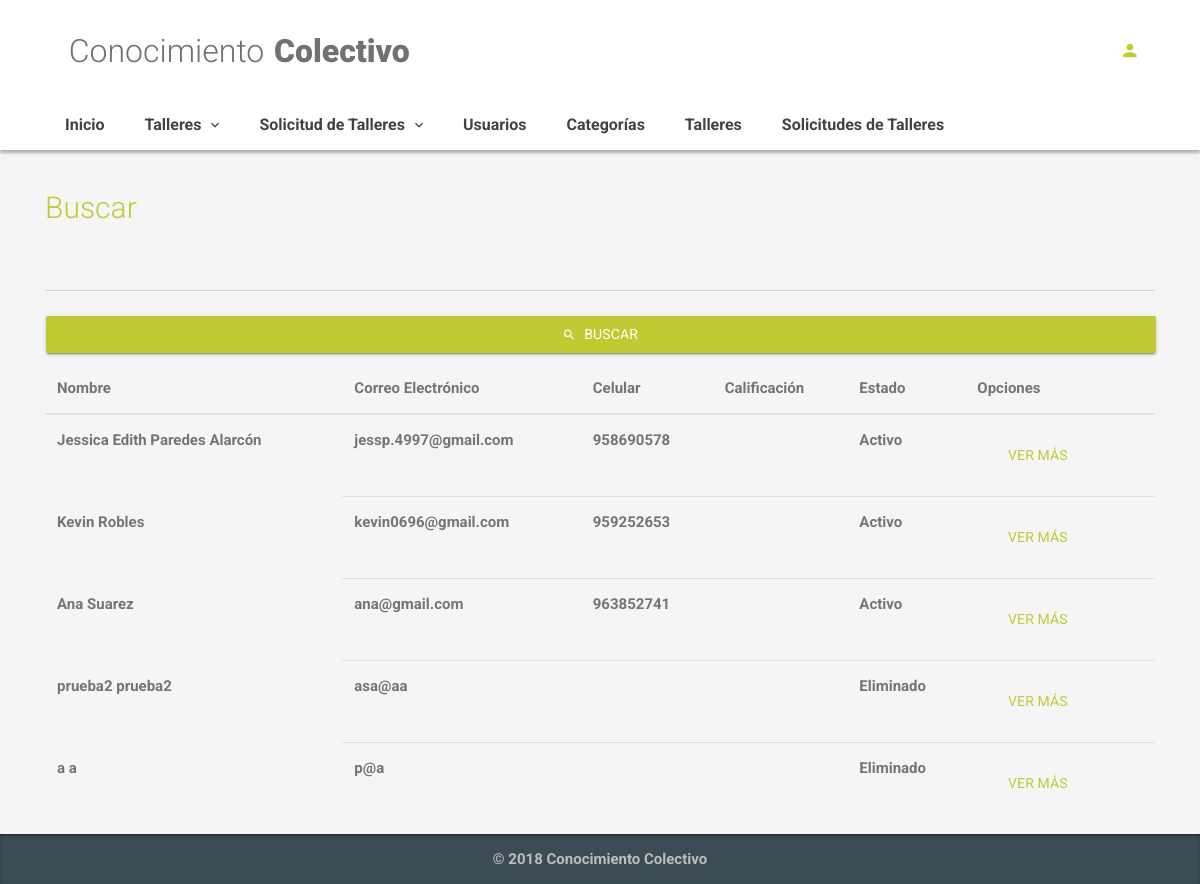
Page /index.php/admin on the earlier database version.
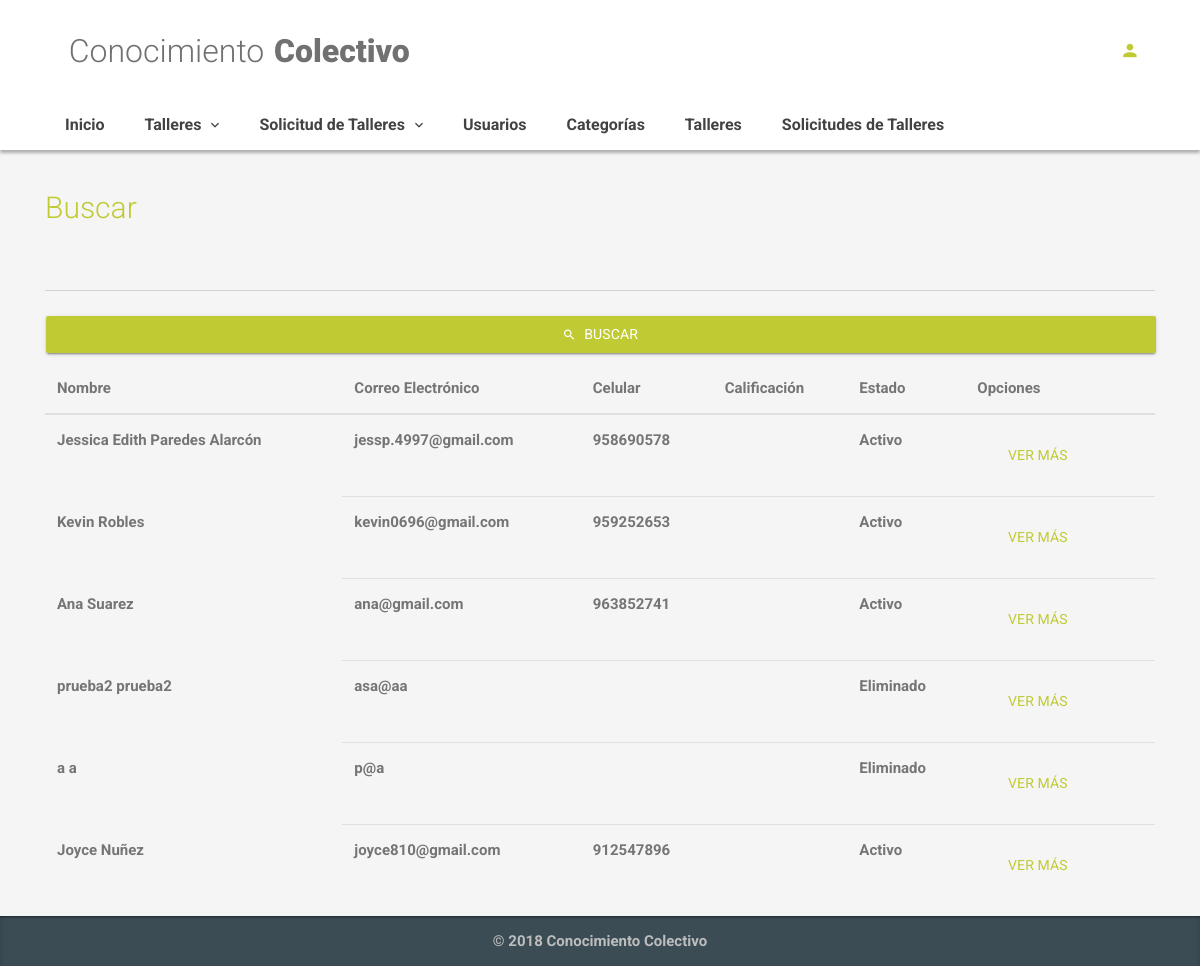
Same page on the later database version.
### tables this page shows
CREATE TABLE `users` (
  `id` int(11) NOT NULL AUTO_INCREMENT,
  `name` varchar(20) NOT NULL,
  `last_name` varchar(20) NOT NULL,
  `email` varchar(30) NOT NULL,
  `password` varchar(20) NOT NULL,
  `cell_phone` varchar(9) NOT NULL,
  `date_birth` date DEFAULT NULL,
  `description` varchar(100) DEFAULT NULL,
  `created_date` timestamp NOT NULL DEFAULT CURRENT_TIMESTAMP ON UPDATE CURRENT_TIMESTAMP,
  `gender` enum('Femenino','Masculino') NOT NULL,
  `removed` enum('Activo','Eliminado') NOT NULL,
  PRIMARY KEY (`id`)
);

### application/controllers/Admin.php (called while the page is built, shortened)
<?php
class Admin extends CI_Controller {
    public function __construct() {
		$this->load->model('admin_model');
	}
	public function index(){
		$q = $this->input->get('q');
		if(!empty($q)){
			$u_list = $this->admin_model->search_users_by_name($q);
		}else{
			$u_list = $this->admin_model->show_all_users();
		};
		$dataView=[
			'page'=>'admin/users/list',
			'lista_u'=> $u_list
		];
		$this->load->view('template/basic',$dataView);
	}
}

### index.php (called while the page is built, shortened)
<?php
require_once BASEPATH.'core/CodeIgniter.php';

### application/models/Admin_model.php (called while the page is built, shortened)
<?php
class Admin_model extends CI_Model {
  public function show_all_users(){
        $sql = "SELECT
                id,
                name,
                last_name,
                email,
                cell_phone,
                DATE_FORMAT(date_birth,'%d-%m-%Y') AS date_birth,
                description,
                gender,
                removed
              FROM
                users";
        $query = $this->db->query($sql);
        return $query->result_array();
  }
}

### application/views/admin/users/list.php (the view)
<div class="container">
    <form>
    <h2 class="color-primary">Buscar</h2>
    <div class="form-group">
      <input type="text" name="q" class="form-control"> </div>
      <button type="submit" class="btn btn-primary btn-raised btn-block">
        <i class="zmdi zmdi-search"></i>Buscar</button>
      </form>
    <table class="table">
  <thead>
    <tr>
      <th>Nombre</th>
      <th>Correo Electrónico</th>
      <th>Celular</th>
      <th>Calificación</th>
      <th>Estado</th>
      <th>Opciones</th>
    </tr>
  </thead>
  <tbody>
    <?php foreach($lista_u as $rows){?>
    <tr>
      <th><?php echo $rows['name']?> <?php echo $rows['last_name']?></th>
      <td><?php echo $rows['email']?></td>
      <td><?php echo $rows['cell_phone']?></td>
      <td></td>
      <td><?php echo $rows['removed']?></td>
      <td><a href="<?php echo site_url('admin/show_profile/' .$rows['id'])?>" class="btn btn-primary">Ver más</a></td>
    </tr>
    <?php }?>
  </tbody>
</table>
</div>

### application/views/template/basic.php (shortened to what this page needs)
<!DOCTYPE html>
<html lang="es">
  <head>
    <link rel="stylesheet" href="/assets/css/plugins.min.css">
    <link rel="stylesheet" href="/assets/css/style.lime-600.min.css">
  </head>
  <body>
    <div class="ms-site-container">
      <?php $this->load->view('template/header')?>
        <?php $this->load->view($page)?>
      <?php $this->load->view('template/footer')?>
    </div>
  </body>
</html>

### application/views/template/header.php (shortened to what this page needs)
<header class="ms-header ms-header-white">
    <div class="container container-full">
        <div class="ms-title">
            <a href="/">
                <h1 class="animated fadeInRight animation-delay-6">Conocimiento
                    <span>
                        <strong>&nbsp;&nbsp;&nbsp;
                            <strong>Colectivo</strong>
                    </span>
                </h1>
            </a>
        </div>
        <div class="header-right">
            <?php if($this->session->userdata('s_iduser') == false){?>
            <a href="<?php echo site_url('login')?>" class="btn-circle btn-circle-primary no-focus animated zoomInDown animation-delay-8">
                <i class="zmdi zmdi-account"></i>
            </a>
            <?php }?>
        </div>
    </div>
</header>
<nav class="navbar navbar-expand-md navbar-static ms-navbar ms-navbar-white">
    <div class="container container-full">
        <div class="collapse navbar-collapse" id="ms-navbar">
            <ul class="navbar-nav">
                <?php $this->load->view('template/menu')?>
            </ul>
        </div>
    </div>
</nav>

### application/views/template/menu.php (shortened to what this page needs)
<li class="nav-item">
    <a href="<?php echo site_url('')?>" class="nav-link animated fadeIn animation-delay-9" role="button" aria-haspopup="true" aria-expanded="false" data-name="inicio">Inicio</a>
</li>
<li class="nav-item dropdown">
    <a href="#" class="nav-link dropdown-toggle animated fadeIn animation-delay-9" data-toggle="dropdown" data-hover="dropdown" role="button" aria-haspopup="true" aria-expanded="false" data-name="ecommerce">
        Talleres
        <i class="zmdi zmdi-chevron-down"></i>
    </a>
</li>
<li class="nav-item dropdown">
    <a href="#" class="nav-link dropdown-toggle animated fadeIn animation-delay-9" data-toggle="dropdown" data-hover="dropdown" role="button" aria-haspopup="true" aria-expanded="false" data-name="ecommerce">
        Solicitud de Talleres
        <i class="zmdi zmdi-chevron-down"></i>
    </a>
</li>
<li class="nav-item">
    <a href="<?php echo site_url('admin')?>" class="nav-link animated fadeIn animation-delay-9" role="button" aria-haspopup="true" aria-expanded="false" data-name="inicio">Usuarios</a>
</li>
<li class="nav-item">
    <a href="<?php echo site_url('admin/categories_list')?>" class="nav-link animated fadeIn animation-delay-9" role="button" aria-haspopup="true" aria-expanded="false" data-name="inicio">Categorías</a>
</li>
<li class="nav-item">
    <a href="<?php echo site_url('admin/workshop_list')?>" class="nav-link animated fadeIn animation-delay-9" role="button" aria-haspopup="true" aria-expanded="false" data-name="inicio">Talleres</a>
</li>
<li class="nav-item">
    <a href="<?php echo site_url('admin/proposed_workshop_list')?>" class="nav-link animated fadeIn animation-delay-9" role="button" aria-haspopup="true" aria-expanded="false" data-name="inicio">Solicitudes de Talleres</a>
</li>

### application/views/template/footer.php (shortened to what this page needs)
 <footer class="ms-footer">
  <div class="container">
    <p> &copy; 2018 Conocimiento Colectivo</p>
  </div>
</footer>

Differences in the rows shown:
added users: name "Joyce", last_name "Nuñez", email "joyce810@gmail.com", cell_phone "912547896", removed "Activo"
